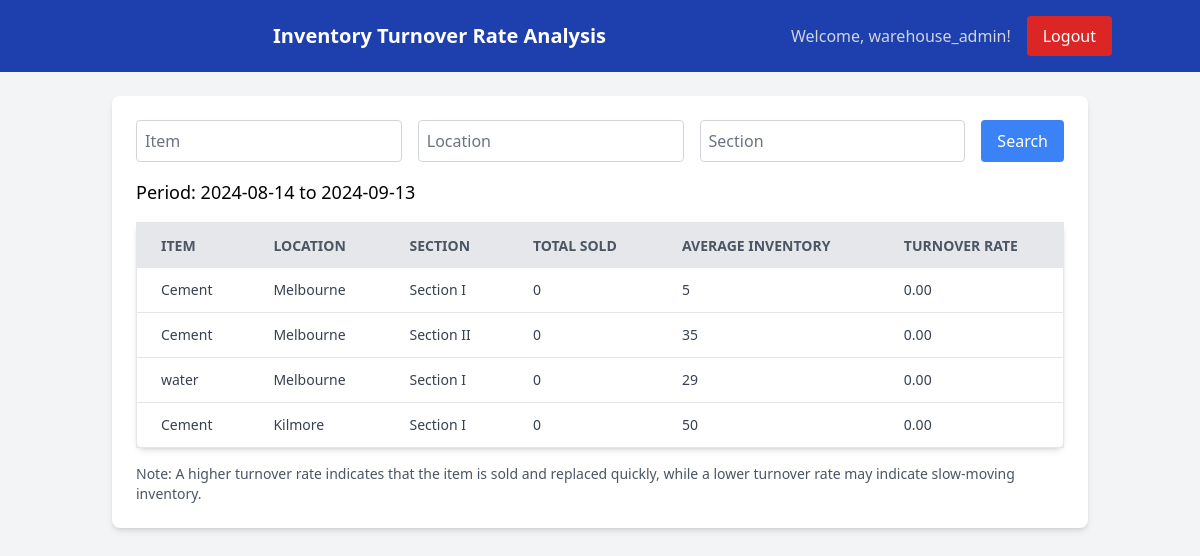
The page /inventory/inventory_turnover/ (signed in) on the database as committed earlier.
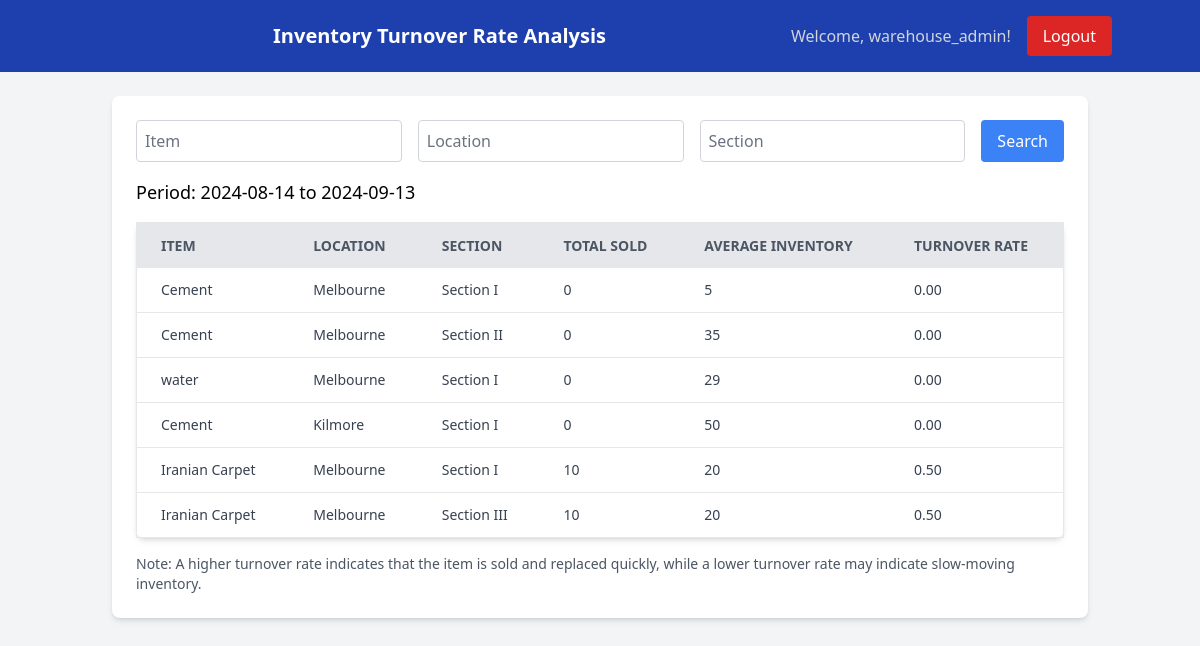
The same page on the database as committed later.
### inventory/models.py (models this page shows, shortened)
class Item(models.Model):
    name = models.CharField(max_length=100)
    sku = models.CharField(max_length=100, unique=True)
    description = models.TextField(default="No description provided")

class Inventory(models.Model):
    LOCATION_CHOICES = [
        ('Melbourne', 'Melbourne'),
        ('Kilmore', 'Kilmore'),
        ('Stawell', 'Stawell'),
        ('Shepparton', 'Shepparton'),
        ('Hamilton', 'Hamilton'),
    ]
    SECTION_CHOICES = [
        ('Section I', 'Section I'),
        ('Section II', 'Section II'),
        ('Section III', 'Section III'),
        ('Section IV', 'Section IV'),
        ('Section V', 'Section V'),
    ]
    item = models.ForeignKey(Item, on_delete=models.CASCADE)
    quantity = models.PositiveIntegerField()
    location = models.CharField(max_length=20, choices=LOCATION_CHOICES)
    section = models.CharField(max_length=20, choices=SECTION_CHOICES, default='Section I')
    replenishment_threshold = models.PositiveIntegerField(default=10)

### inventory/views.py (the view)
# urls.py: path('inventory_turnover/', views.inventory_turnover, name='inventory_turnover'),
@login_required
def inventory_turnover(request):
    end_date = datetime.now()
    start_date = end_date - timedelta(days=30)
    items_sold = Order.objects.filter(date__range=[start_date, end_date]).values('item').annotate(total_sold=Sum('quantity'))
    inventory_levels = Inventory.objects.all()
    item_name = request.GET.get('item', '')
    location = request.GET.get('location', '')
    section = request.GET.get('section', '')
    if item_name:
        inventory_levels = inventory_levels.filter(item__name__icontains=item_name)
    if location:
        inventory_levels = inventory_levels.filter(location__icontains=location)
    if section:
        inventory_levels = inventory_levels.filter(section__icontains=section)
    turnover_data = []
    for inventory_item in inventory_levels:
        item_sales = next((item['total_sold'] for item in items_sold if item['item'] == inventory_item.item.id), 0)
        average_inventory = inventory_item.quantity
        turnover_rate = item_sales / average_inventory if average_inventory > 0 else 0
        turnover_data.append({
            'item': inventory_item.item.name,
            'location': inventory_item.location,
            'section': inventory_item.section,
            'total_sold': item_sales,
            'average_inventory': average_inventory,
            'turnover_rate': turnover_rate,
        })
    is_manager = request.user.groups.filter(name='warehouse_managers').exists()
    is_staff = request.user.groups.filter(name='warehouse_staff').exists()
    return render(request, 'inventory/inventory_turnover.html', {
        'turnover_data': turnover_data,
        'start_date': start_date,
        'end_date': end_date,
        'is_manager': is_manager,
        'is_staff': is_staff,
    })

### templates/inventory/inventory_turnover.html (shortened to what this page needs)
<!DOCTYPE html>
<html lang="en">
<head>
    {% load static tailwind_tags %}
    <link href="https://cdn.jsdelivr.net/npm/tailwindcss@2.2.19/dist/tailwind.min.css" rel="stylesheet">
    {% tailwind_css %}
</head>
<body class="bg-gray-100 font-sans">
    <header class="bg-blue-800 text-white p-4">
        <div class="container mx-auto flex justify-between items-center">
            <h1 class="text-xl font-semibold">Inventory Turnover Rate Analysis</h1>
            <div class="flex items-center space-x-4">
                <span class="text-gray-300">Welcome, {{ user.username }}!</span>
                <a href="{% url 'logout' %}" class="bg-red-600 hover:bg-red-700 text-white py-2 px-4 rounded">Logout</a>
            </div>
        </div>
    </header>
    <main class="container mx-auto p-6">
        <div class="bg-white shadow-md rounded-lg p-6 mb-6">
            <form method="get" class="flex space-x-4 mb-4">
                <input type="text" name="item" placeholder="Item" value="{{ request.GET.item }}" class="border border-gray-300 p-2 rounded w-full">
                <input type="text" name="location" placeholder="Location" value="{{ request.GET.location }}" class="border border-gray-300 p-2 rounded w-full">
                <input type="text" name="section" placeholder="Section" value="{{ request.GET.section }}" class="border border-gray-300 p-2 rounded w-full">
                <button type="submit" class="bg-blue-500 hover:bg-blue-600 text-white py-2 px-4 rounded">Search</button>
            </form>
            <p class="text-lg font-medium mb-4">Period: {{ start_date|date:"Y-m-d" }} to {{ end_date|date:"Y-m-d" }}</p>
            <table class="min-w-full bg-white border border-gray-200 rounded-lg shadow-md">
                <thead>
                    <tr class="bg-gray-200 text-gray-600 uppercase text-sm leading-normal">
                        <th class="py-3 px-6 text-left">Item</th>
                        <th class="py-3 px-6 text-left">Location</th>
                        <th class="py-3 px-6 text-left">Section</th>
                        <th class="py-3 px-6 text-left">Total Sold</th>
                        <th class="py-3 px-6 text-left">Average Inventory</th>
                        <th class="py-3 px-6 text-left">Turnover Rate</th>
                    </tr>
                </thead>
                <tbody class="text-gray-700 text-sm font-light">
                    {% for data in turnover_data %}
                        <tr class="border-b border-gray-200 hover:bg-gray-100">
                            <td class="py-3 px-6">{{ data.item }}</td>
                            <td class="py-3 px-6">{{ data.location }}</td>
                            <td class="py-3 px-6">{{ data.section }}</td>
                            <td class="py-3 px-6">{{ data.total_sold }}</td>
                            <td class="py-3 px-6">{{ data.average_inventory }}</td>
                            <td class="py-3 px-6">{{ data.turnover_rate|floatformat:2 }}</td>
                        </tr>
                    {% endfor %}
                </tbody>
            </table>
            <p class="mt-4 text-sm text-gray-600">
                Note: A higher turnover rate indicates that the item is sold and replaced quickly, while a lower turnover rate may indicate slow-moving inventory.
            </p>
        </div>
    </main>
</body>
</html>

Rows that differ between the two databases and show on the page:
added Item: item "Iranian Carpet" "Iranian Carpet"
added Inventory: location "Melbourne", section "Section I"
added Inventory: location "Melbourne", section "Section III"
Other text that changed with them:
new list line: "10 20 0.50"
